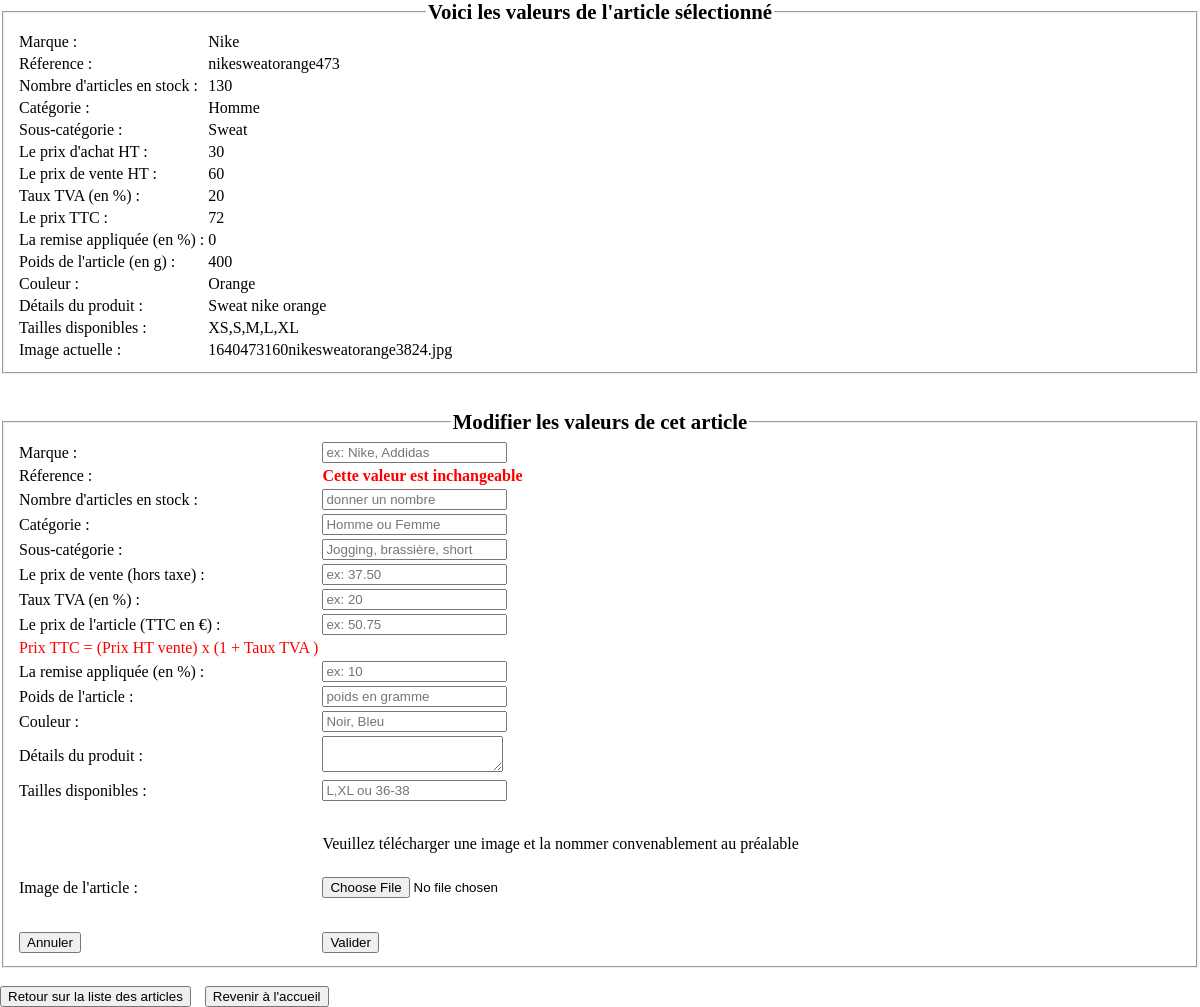
The page /espace_Admin/modifier_Article.php?reference=nikesweatorange473 on the database its author committed.
### tables this page shows
CREATE TABLE `products` (
  `id` int(11) NOT NULL,
  `marque` varchar(255) NOT NULL,
  `image` text NOT NULL,
  `reference` text NOT NULL,
  `description` text NOT NULL,
  `couleur` text NOT NULL,
  `taille` text NOT NULL,
  `categorie` varchar(11) NOT NULL,
  `sous_categorie` varchar(255) NOT NULL,
  `nombre_stock` int(11) NOT NULL DEFAULT 1,
  `poids` int(11) NOT NULL DEFAULT 0,
  `prix_achat_HT` float NOT NULL,
  `prix_vente_HT` float NOT NULL DEFAULT 0,
  `priceTTC` float NOT NULL,
  `tauxTVA` float NOT NULL,
  `remise` int(11) NOT NULL DEFAULT 0
);

### espace_Admin/modifier_Article.php (the view, shortened to what this page needs)
<?php
require('../src/connect.php');
if(isset($_GET['reference']) AND !empty($_GET['reference'])){
    $getRef= $_GET['reference'];
    $recupArticle = $db->prepare('SELECT *from products where reference = ?');
    $recupArticle->execute(array($getRef));
    if($recupArticle->rowCount() > 0){
        $article_Infos = $recupArticle->fetch();
        $marque_Vêtement = $article_Infos['marque'];
        $nbr_Vêtement = $article_Infos['nombre_stock'];
        $categorie_Vêtement = $article_Infos['categorie'];
        $sousCat_Vêtement = $article_Infos['sous_categorie'];
        $prixAchat_Vêtement = $article_Infos['prix_achat_HT'];
        $prixVente_Vêtement = $article_Infos['prix_vente_HT'];
        $tauxTVA = $article_Infos['tauxTVA'];
        $prixTTC_Vêtement = $article_Infos['priceTTC'];
        $remise_Vêtement = $article_Infos['remise'];
        $poids_Vêtement = $article_Infos['poids'];
        $couleur_Vêtement = $article_Infos['couleur'];
        $taille_Vêtement = $article_Infos['taille'];
        $description_Vêtement = $article_Infos['description'];
        $image_Vêtement = $article_Infos['image'];
    }else{
        echo "Aucun article n'a été trouvé";
    }
}else{
    "La référence n'a pas été récupéré ";
}
?>
<!DOCTYPE html>
<html lang="en">
<head>
    <link rel="stylesheet" href="style/stylesheet.css" >
</head>
<body>
    <form method="POST" action="" enctype="multipart/form-data">
        <fieldset>
            <legend style="font-weight:bold; font-size:1.3em;">Voici les valeurs de l'article sélectionné</legend>
            <table style="text-align: initial;">
                    <tr>
                        <td> Marque :</a> </td>
                        <td> <?= $marque_Vêtement?> </td>
                    </tr>
                    <tr>
                        <td> Réference : </td>
                        <td> <?= $getRef?> </td>
                    </tr>
                    <tr>
                        <td> Nombre d'articles en stock : </td>
                        <td> <?= $nbr_Vêtement?> </td>
                    </tr>
                    <tr>
                        <td> Catégorie : </td>
                        <td> <?= $categorie_Vêtement?> </td>
                    </tr>
                    <tr>
                        <td> Sous-catégorie : </td>
                        <td> <?= $sousCat_Vêtement?> </td>
                    </tr>
                    <tr>
                        <td> Le prix d'achat HT : </td>
                        <td> <?= $prixAchat_Vêtement?> </td>
                    </tr>
                    <tr>
                        <td> Le prix de vente HT : </td>
                        <td> <?= $prixVente_Vêtement?> </td>
                    </tr>
                    <tr>
                        <td> Taux TVA (en %) : </td>
                        <td> <?= $tauxTVA?> </td>
                    </tr>
                    <tr>
                        <td> Le prix TTC : </td>
                        <td> <?= $prixTTC_Vêtement?> </td>
                    </tr>
                    <tr>
                        <td> La remise appliquée (en %) : </td>
                        <td> <?= $remise_Vêtement?> </td>
                    </tr>
                    <tr>
                        <td> Poids de l'article (en g) : </td>
                        <td> <?= $poids_Vêtement?> </td>
                    </tr>
                    <tr>
                        <td> Couleur : </td>
                        <td> <?= $couleur_Vêtement?> </td>
                    </tr>
                    <tr>
                        <td> Détails du produit : </td>
                        <td> <?= $description_Vêtement?> </td>
                    </tr>
                    <tr>
                        <td> Tailles disponibles : </td>
                        <td> <?= $taille_Vêtement?> </td>
                    </tr>
                    <tr>
                        <td> Image actuelle : </td>
                        <td> <?= $image_Vêtement?> </td>
                    </tr>
                </table>
        </fieldset>
    </form> <br><br>
    <form method="POST" action="" enctype="multipart/form-data">
        <fieldset> <legend style="font-weight:bold; font-size:1.3em;">Modifier les valeurs de cet article</legend>
            <table style="text-align: initial;">
                <tr>
                    <td> Marque : </td>
                    <td> <input type="text" name = "marque" placeholder="ex: Nike, Addidas" autofocus> </td>
                </tr>
                <tr>
                    <td> Réference : </td>
                    <td><b style="color:red;"> Cette valeur est inchangeable </b></td>
                </tr>
                <tr>
                    <td> Nombre d'articles en stock : </td>
                    <td> <input type="number" name = "stock" placeholder="donner un nombre"> </td>
                </tr>
                <tr>
                    <td> Catégorie : </td>
                    <td> <input type="text" name = "categorie" placeholder="Homme ou Femme"> </td>
                </tr>
                <tr>
                    <td> Sous-catégorie : </td>
                    <td> <input type="text" name = "sousCat" placeholder="Jogging, brassière, short"> </td>
                </tr>
                <tr>
                    <td> Le prix de vente (hors taxe) : </td>
                    <td> <input type="float" name = "prix_vente" placeholder="ex: 37.50"> </td>
                </tr>
                <tr>
                    <td> Taux TVA (en %) : </td>
                    <td> <input type="float" name = "TVA" placeholder="ex: 20"> </td>
                </tr>
                <tr>
                    <td> Le prix de l'article (TTC en €) : </td>
                    <td> <input type="float" name = "priceTTC" placeholder="ex: 50.75"> </td>
                </tr>
                <tr>
                    <td style="color:red;"> Prix TTC = (Prix HT vente) x (1 + Taux TVA )</td>
                </tr>
                <tr>
                    <td> La remise appliquée (en %) : </td>
                    <td> <input type="number" name= "remiseVêtement" placeholder="ex: 10"> </td>
                </tr>
                <tr>
                    <td> Poids de l'article : </td>
                    <td> <input type="float" name = "poids" placeholder="poids en gramme"> </td>
                </tr>
                <tr>
                    <td> Couleur : </td>
                    <td> <input type="text" name = "couleur"placeholder="Noir, Bleu"> </td>
                </tr>
                <tr>
                    <td> Détails du produit : </td>
                    <td> <textarea name = "description"></textarea> </td>
                </tr>
                <tr>
                    <td> Tailles disponibles : </td>
                    <td> <input type="text" name = "taille" placeholder="L,XL ou 36-38"> </td>
                </tr>
                <tr>
                    <td style='padding-top:15px;'> </td>
                    <td style='padding-top:15px;padding-bottom:5px;'><p> Veuillez télécharger une image et la nommer convenablement au préalable </p></td>
                </tr>
                <tr>
                    <td> Image de l'article : </td>
                    <td> <input type="file" name="img" /> </td>
                    <td>  </td>
                </tr>
                <tr>
                    <td> <input style="margin-top:30px;" name='res' type='reset' value='Annuler'/></td>
                    <td><input style="margin-top:30px;" name='ok' type='submit' value='Valider'onclick = "successModif()"/></td>
                </tr>
            </table>
        </fieldset>
    </form>
    <br>
    <button onclick="window.location.href='articles.php';">Retour sur la liste des articles</button>
    <button style="margin-left:10px;" onclick="window.location.href='../espace_commun/accueilCommun.php?accueil=1';">Revenir à l'accueil</button>
</body>
</html>

### espace_Admin/style/stylesheet.css (style rules this page uses)
html { background: white; }
body { width: 100%; padding: 0; background: white; background-size: 100% auto; background-repeat: repeat; margin: 0; }
legend { text-align: center; margin-top: 2%; }

### rows shown on the page
products: marque "Nike", nombre_stock "130", categorie "Homme", sous_categorie "Sweat", prix_achat_HT "30", prix_vente_HT "60", tauxTVA "20", priceTTC "72", remise "0", poids "400", couleur "Orange", description "Sweat nike orange", taille "XS,S,M,L,XL", image "1640473160nikesweatorange3824.jpg"

### other values the page prints
$getRef "nikesweatorange473"
